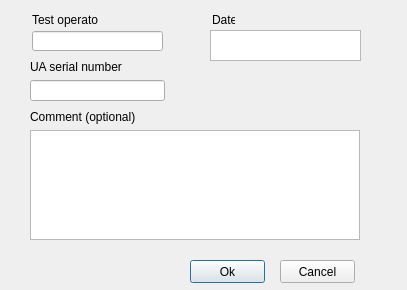
<?xml version="1.0" encoding="UTF-8"?>
<ui version="4.0">
 <class>test_data_capture</class>
 <widget class="QDialog" name="test_data_capture">
  <property name="geometry">
   <rect>
    <x>0</x>
    <y>0</y>
    <width>407</width>
    <height>290</height>
   </rect>
  </property>
  <property name="minimumSize">
   <size>
    <width>407</width>
    <height>290</height>
   </size>
  </property>
  <property name="maximumSize">
   <size>
    <width>407</width>
    <height>290</height>
   </size>
  </property>
  <property name="windowTitle">
   <string>Dialog</string>
  </property>
  <property name="inputMethodHints">
   <set>Qt::ImhNone</set>
  </property>
  <widget class="QWidget" name="layoutWidget">
   <property name="geometry">
    <rect>
     <x>30</x>
     <y>60</y>
     <width>135</width>
     <height>41</height>
    </rect>
   </property>
   <layout class="QVBoxLayout" name="ua_serial_number_vert">
    <item>
     <widget class="QLabel" name="label_3">
      <property name="text">
       <string>UA serial number</string>
      </property>
     </widget>
    </item>
    <item>
     <widget class="QLineEdit" name="ua_serial_no_inputline">
      <property name="text">
       <string/>
      </property>
     </widget>
    </item>
   </layout>
  </widget>
  <widget class="QWidget" name="layoutWidget">
   <property name="geometry">
    <rect>
     <x>30</x>
     <y>110</y>
     <width>330</width>
     <height>130</height>
    </rect>
   </property>
   <layout class="QVBoxLayout" name="comment_vert">
    <item>
     <widget class="QLabel" name="label_4">
      <property name="text">
       <string>Comment (optional)</string>
      </property>
     </widget>
    </item>
    <item>
     <widget class="QTextEdit" name="comment_inputbox"/>
    </item>
   </layout>
  </widget>
  <widget class="QLabel" name="label_2">
   <property name="geometry">
    <rect>
     <x>212</x>
     <y>12</y>
     <width>23</width>
     <height>16</height>
    </rect>
   </property>
   <property name="text">
    <string>Date</string>
   </property>
  </widget>
  <widget class="QLabel" name="label">
   <property name="geometry">
    <rect>
     <x>32</x>
     <y>12</y>
     <width>66</width>
     <height>16</height>
    </rect>
   </property>
   <property name="text">
    <string>Test operator</string>
   </property>
  </widget>
  <widget class="QLineEdit" name="test_operator_inputline">
   <property name="geometry">
    <rect>
     <x>32</x>
     <y>31</y>
     <width>131</width>
     <height>20</height>
    </rect>
   </property>
   <property name="text">
    <string/>
   </property>
  </widget>
  <widget class="QPushButton" name="ok_button">
   <property name="geometry">
    <rect>
     <x>190</x>
     <y>260</y>
     <width>75</width>
     <height>23</height>
    </rect>
   </property>
   <property name="text">
    <string>Ok</string>
   </property>
  </widget>
  <widget class="QPushButton" name="cancel_button">
   <property name="geometry">
    <rect>
     <x>280</x>
     <y>260</y>
     <width>75</width>
     <height>23</height>
    </rect>
   </property>
   <property name="text">
    <string>Cancel</string>
   </property>
  </widget>
  <widget class="QTextBrowser" name="date_output">
   <property name="geometry">
    <rect>
     <x>210</x>
     <y>30</y>
     <width>151</width>
     <height>31</height>
    </rect>
   </property>
   <property name="acceptDrops">
    <bool>false</bool>
   </property>
   <property name="inputMethodHints">
    <set>Qt::ImhNone</set>
   </property>
  </widget>
 </widget>
 <resources/>
 <connections/>
</ui>
